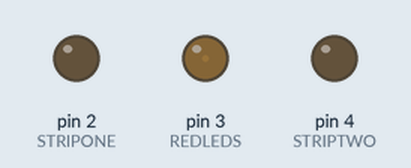
Recording of a sketch running on a simulated Arduino Uno, built with avr-gcc and run on an emulated ATmega328P. Parts: output pins drawn as LEDs (lit = HIGH).

Above: at 0.15 s.
At 1.95 s:
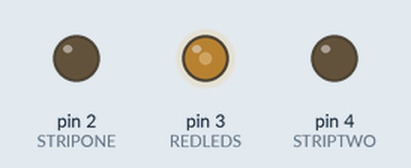
At 2.85 s:
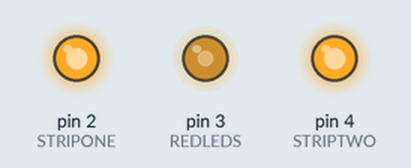
At 4.0 s:
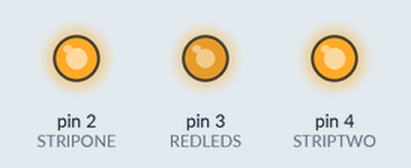
Timing chart, 0 to 5.5 s (numbered marks = the images above):
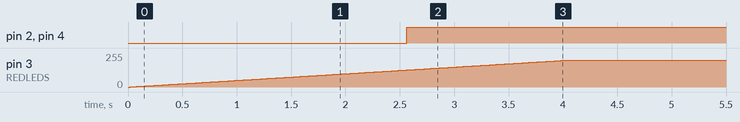

Measured:
- by itself, pin 2 (STRIPONE), pin 4 (STRIPTWO): LOW → HIGH at 2.6 s
- by itself, pin 3 (REDLEDS): moves from 0/255 to 199/255 over 4.0 s

The sketch:

Kitchen_Motion_Sensing_LED.ino
```cpp
/**
This project was started to fix the issue in my apartment, in which underneath the kitchen cabinets
was to dark to cook properly.

The PIR has a range of about 15m and is very sensitive, at about 110 degree radius.
You might have to place tape around the edge to narrow the sensing view.
It has an interal clock to prevent quick succession of value switching, I have tested it around
1.3 seconds.

Scope Creep:
  - Add a light sensor, so when you enter the kitchen in the dark the lEDs will not turn on
    as bright, blinding you.
  - A button/switch that will switch between constantly on or motion detecting
  - Wireless capability, so you can place strips throughout the kitchen and only have one sensor

Materials: (What I used)
  - 3 MOSFETS (IRLB8721)
  - Adafruit Trinket m0
  - PIR
  - NeoPixel RGB LED strip
  - 12V at 5A power wall adapter
  - Power Regulator

@AUTHOR: James Deromedi
@DATE: 4/2/2017

*/
const int PIRINPUT = 1;
const int STRIPONE = 2;
const int STRIPTWO = 4;
const int REDLEDS = 3;            //Seperate to be used in different MOSFET
const int FADESPEEDOFF = 12;      //Higher = slower
const int FADESPEEDON = 20;       //Higher = slower; Different to counteract LEDs min brightness

int redValue = 200;               //Max value of red LED brightness, makes strip more 'cool'
bool LEDState = false;            //Flag to know when the LEDs are on or off
bool interupt;   //Used in Interupt

void setup() {
  pinMode(STRIPONE, OUTPUT);
  pinMode(STRIPTWO, OUTPUT);
  attachInterrupt(digitalPinToInterrupt(PIRINPUT), ISR_MOTION, CHANGE);
  interupt = true;
}//END setup

void loop() {
  //Motion detected; flag = true and LEDS off
  if (interupt && !LEDState) {
    LEDState = !LEDState; //LEDS on
    turnOnLED();
  }
  //No motion detected; flag = false and LEDS on
  if (!interupt && LEDState) {
    LEDState = !LEDState; //LEDS off
    turnOffLED();
  }
}//END main

//--------------------------------------------------------------------------------
/**
 * Interupt service routine for the PIR
 * Switches the interupt flag
 * @Param: None
 * @Return: None
 */
void ISR_MOTION() {
  interupt = !interupt;
}

//--------------------------------------------------------------------------------
/**
 * Controls the LED strips in a PWM fashion to turn on the LEDS. The delay value is slower
 * to counteract the natural min brightness of the LEDs. Otherwise it looks like they turn on
 * much faster than turn off
 * @Param: None
 * @Return: None
 */
void turnOnLED() {
  for (int turnOn = 0; turnOn < 256; turnOn++) {
    //Limits the red value to give the LEDs a more 'cool' color
    if (turnOn < redValue) {
      analogWrite(REDLEDS, turnOn);
    }
    analogWrite(STRIPONE, turnOn);
    analogWrite(STRIPTWO, turnOn);
    delay(FADESPEEDON);
  }

}//END turnOnLED

//--------------------------------------------------------------------------------
/**
 * Controls the LED strips in a PWM fashion to turn off the LEDS
 * @Param: None
 * @Return: None
 */
void turnOffLED() {
  for (int turnOff = 255; turnOff >= 0; --turnOff) {
    //Limits the red value to give the LEDs a more 'cool' color
    if (turnOff < redValue) {
      analogWrite(REDLEDS, turnOff);
    }
    analogWrite(STRIPONE, turnOff);
    analogWrite(STRIPTWO, turnOff);
    delay(FADESPEEDOFF);
  }

}//END turnOffLED
```
